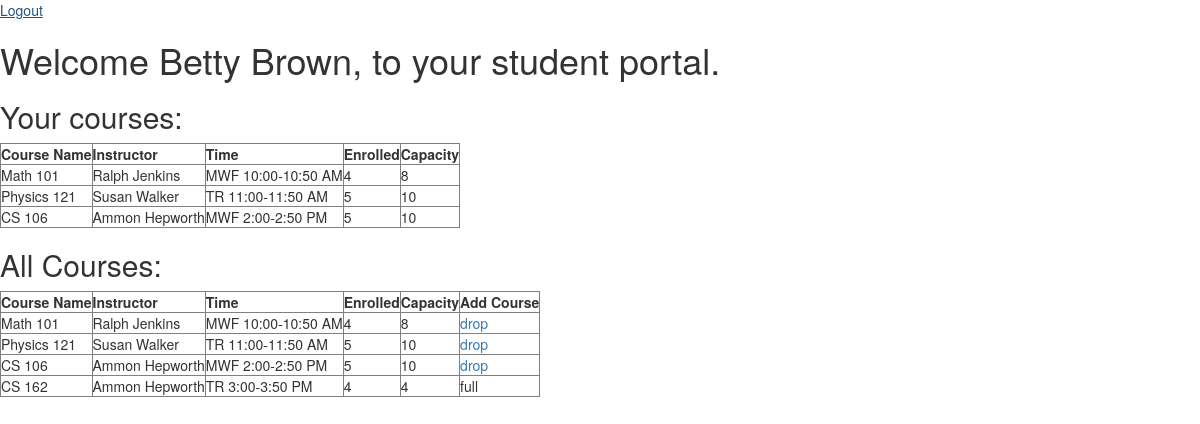
The app's page /home (signed in), older data.
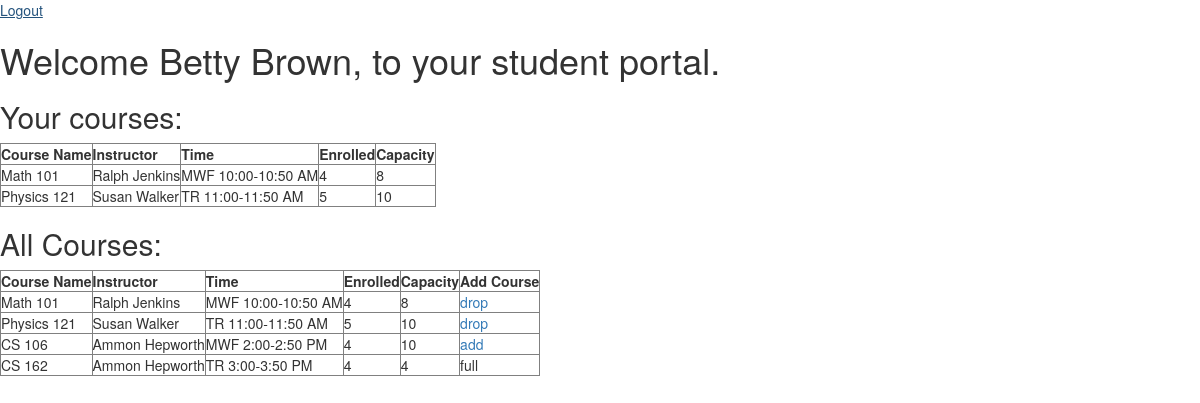
The same page, newer data.
### api.py (models this page shows)
class User(UserMixin, db.Model):
    __tablename__ = 'user'
    id = db.Column(db.Integer, primary_key=True)
    username = db.Column(db.String, unique=True, nullable=False)
    password = db.Column(db.String, nullable=False)

class Class(db.Model):
    __tablename__ = 'class'
    id = db.Column(db.Integer, primary_key=True)
    course_name = db.Column(db.String, unique=True, nullable=False)
    teacher_id = db.Column(db.Integer, nullable=False)
    enrolled = db.Column(db.Integer, nullable=False)
    capacity = db.Column(db.Integer, nullable=False)
    time = db.Column(db.String, nullable=False)

### app.py (the view, shortened to what this page needs)
@app.route('/home')
@login_required
def home():
    if Student.query.filter_by(user_id = current_user.id).first() is not None:
        student_id = Student.query.filter_by(user_id = current_user.id).first().id
        grades_table = '<tr><th>Course Name</th><th>Instructor</th><th>Time</th><th>Enrolled</th><th>Capacity</th></tr>'
        class_id_list = []
        for row in Enrollment.query.filter_by(student_id = student_id).all():
            course_name = str(Class.query.filter_by(id = row.class_id).first().course_name)
            instructor =  str(Teacher.query.filter_by(id = Class.query.filter_by(id = row.class_id).first().teacher_id).first().name)
            time = str(Class.query.filter_by(id = row.class_id).first().time)
            enrolled = str(str(Class.query.filter_by(id = row.class_id).first().enrolled))
            capacity = str(str(Class.query.filter_by(id = row.class_id).first().capacity))
            class_id_list.append(row.class_id)
            grades_table += '<tr> <td>' + course_name + '</td>'
            grades_table += '<td>' + instructor + '</td>'
            grades_table += '<td>' + time + '</td>'
            grades_table += '<td>' + enrolled + '</td>'
            grades_table += '<td>' + capacity + '</td></tr>'
        all_classes = '<tr><th>Course Name</th><th>Instructor</th><th>Time</th><th>Enrolled</th><th>Capacity</th><th>Add Course</th></tr>'
        for row in Class.query.all():
            course_name = row.course_name
            instructor =  str(Teacher.query.filter_by(id = Class.query.filter_by(id = row.id).first().teacher_id).first().name)
            time = row.time
            enrolled = str(row.enrolled)
            capacity = str(row.capacity)
            if row.id in class_id_list:
                add = '<a href = \'/drop/' + str(row.id) + '\'>drop</a>'
            else:
                if row.enrolled >= row.capacity:
                    add = 'full'
                else:
                    add = '<a href = \'/add/' + str(row.id) + '\'>add</a>'
            all_classes += '<tr> <td>' + course_name + '</td>'
            all_classes += '<td>' + instructor + '</td>'
            all_classes += '<td>' + time + '</td>'
            all_classes += '<td>' + enrolled + '</td>'
            all_classes += '<td>' + capacity + '</td>'
            all_classes += '<td>' + add + '</td></tr>'
        return render_template('home.html',name = current_user.username, id = 'student', grades = grades_table, total = all_classes)

### app.py (called while the page is built)
@login_manager.user_loader
def load_user(user_id):
    return User.query.get(int(user_id))

### templates/home.html (shortened to what this page needs)
{% extends "bootstrap/base.html" %}
{% block content %}
    <a href='/logout'>Logout</a>
    <h1>Welcome {{ name }}, to your {{ id }} portal.</h1>
    <h2>Your courses:</h2>
    <table border="1">
        {{ grades|safe }}
    </table>
    {% if id == 'student' %}
    <h2>All Courses:</h2>
    <table border="1">
        {{ total|safe }}
    </table>
    {% endif %}
{% endblock %}

Row changes from the older to the newer data that the page shows:
no longer on this page (row edited): Class: time "Course Name Instructor Time Enrolled Capacity Math 101 Ralph Jenkins MWF 10:00-10:50 AM 4 8 Physics 121 Susan Walker TR 11:00-11:50 AM 5 10 CS 106 Ammon Hepworth MWF 2:00-2:50 PM 5 10"
now on this page (row unchanged): Class: time "Course Name Instructor Time Enrolled Capacity Math 101 Ralph Jenkins MWF 10:00-10:50 AM 4 8 Physics 121 Susan Walker TR 11:00-11:50 AM 5 10"
computed for Class: time "…Hepworth MWF 2:00-2:50 PM 5 10 drop CS 162 Ammon Hepworth…" → "…Hepworth MWF 2:00-2:50 PM 4 10 add CS 162 Ammon Hepworth…"
